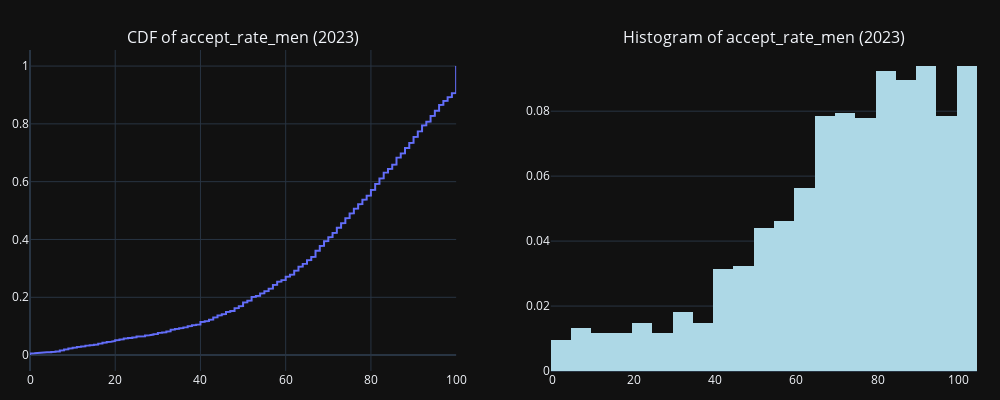

Write notebook code for a chart like this one.
### Code cell
# admissions
plot_empirical_PMFandCDF(admit_df.query('year==2023'),'accept_rate_men')

### Figure 1 — Plotly figure (JSON) as saved in the notebook; plotly's stock layout.template omitted (floating-point values rounded to 4 significant figures; data arrays with more than 128 entries replaced by an {"elided": "..."} marker saying what was removed)
{"data": [{"mode": "lines", "type": "scatter", "x": {"elided": "1885 float values"}, "xaxis": "x", "y": {"elided": "1885 float values"}, "yaxis": "y"}, {"histnorm": "probability", "marker": {"color": "lightblue"}, "type": "histogram", "x": {"elided": "1885 float values"}, "xaxis": "x2", "yaxis": "y2"}], "layout": {"annotations": [{"font": {"size": 16}, "showarrow": false, "text": "CDF of accept_rate_men (2023)", "x": 0.225, "xanchor": "center", "xref": "paper", "y": 1, "yanchor": "bottom", "yref": "paper"}, {"font": {"size": 16}, "showarrow": false, "text": "Histogram of accept_rate_men (2023)", "x": 0.775, "xanchor": "center", "xref": "paper", "y": 1, "yanchor": "bottom", "yref": "paper"}], "height": 400, "margin": {"b": 20, "l": 20, "pad": 0, "r": 20, "t": 50}, "showlegend": false, "width": 1000, "xaxis": {"anchor": "y", "domain": [0, 0.45]}, "xaxis2": {"anchor": "y2", "domain": [0.55, 1]}, "yaxis": {"anchor": "x", "domain": [0, 1]}, "yaxis2": {"anchor": "x2", "domain": [0, 1]}}}
